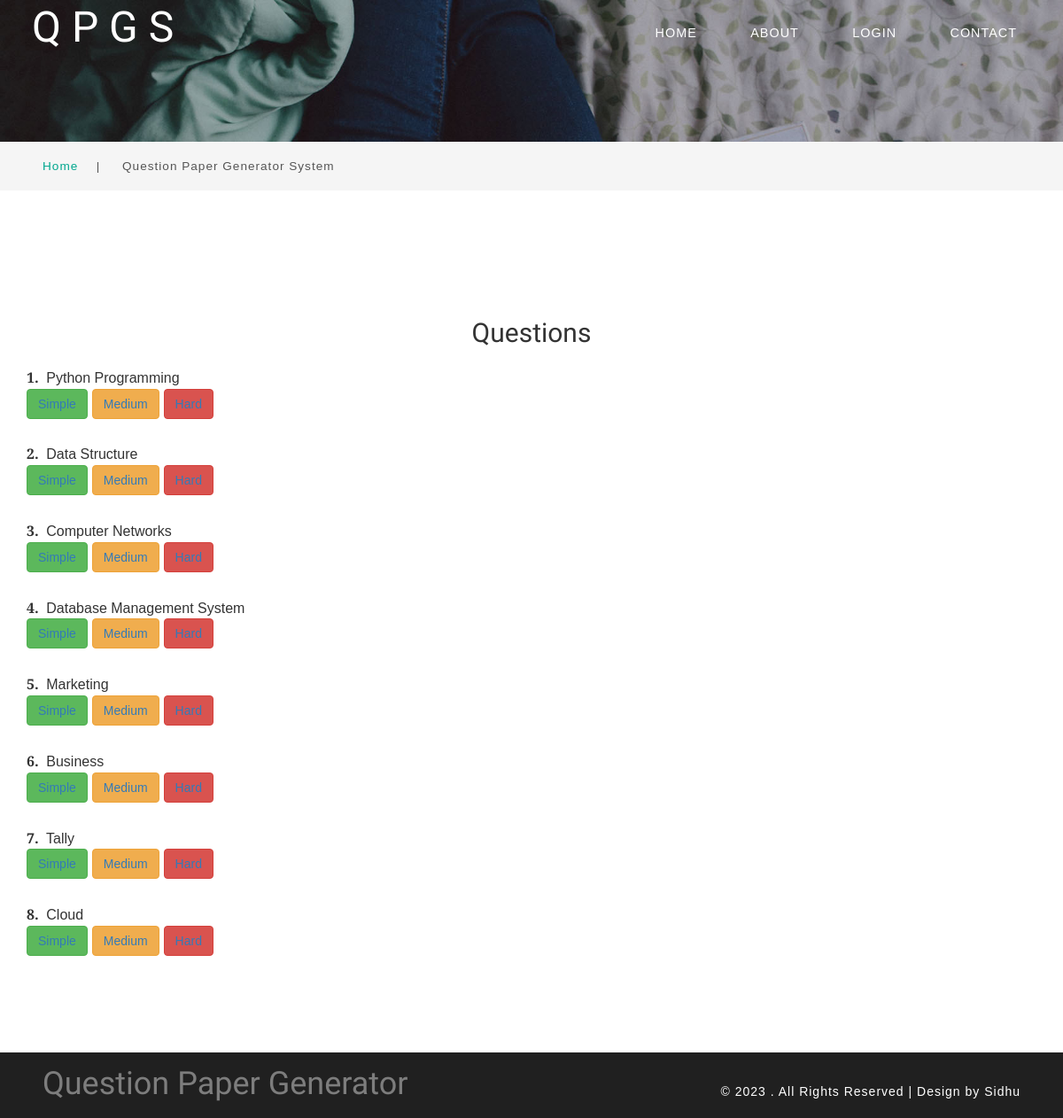
Screenshot of /qngen/ with the database file from the repository.
### master/models.py (models this page shows, shortened)
class Subject(models.Model):
    course_name=models.ForeignKey(Course,on_delete=models.CASCADE)
    semesters = models.PositiveIntegerField(default=1, validators=[MinValueValidator(1), MaxValueValidator(8)])
    subject_name = models.CharField(max_length=60)
    created = models.DateTimeField(auto_now=True)

### master/views.py (the view)
# urls.py: path('qngen/', Qngen.as_view(), name='qngen'),
class Qngen(ListView):
    template_name = 'qngen.html'
    model = Subject
    context_object_name = 'list'

### templates/qngen.html (shortened to what this page needs)
{% extends "base.html" %}
{% load static %}
{% load bootstrap4 %}
{% block content %}
<h2 align="center">Questions</h2><br>
    {% for person in list %}
    <b>{{ forloop.counter }}.&nbsp;</b>
    {{ person.subject_name }}
<p>
    {% if forloop.counter == 1 %}
    <button type="button" class="btn btn-success"><a href="{% url 'generate_pdf' %}">Simple</a></button>
    <button type="button" class="btn btn-warning"><a href="{% url 'generate_pdf2' %}">Medium</a></button>
    <button type="button" class="btn btn-danger"><a href="{% url 'generate_pdf3' %}">Hard</a></button>
    {% endif %}
    {% if forloop.counter == 2%}
    <button type="button" class="btn btn-success"><a href="{% url 'ds' %}">Simple</a></button>
    <button type="button" class="btn btn-warning"><a href="{% url 'ds2' %}">Medium</a></button>
    <button type="button" class="btn btn-danger"><a href="{% url 'ds3' %}">Hard</a></button>
    {% endif %}
    {% if forloop.counter == 3%}
    <button type="button" class="btn btn-success"><a href="{% url 'network' %}">Simple</a></button>
    <button type="button" class="btn btn-warning"><a href="{% url 'network2' %}">Medium</a></button>
    <button type="button" class="btn btn-danger"><a href="{% url 'network3' %}">Hard</a></button>
    {% endif %}
    {% if forloop.counter == 4%}
    <button type="button" class="btn btn-success"><a href="{% url 'sql' %}">Simple</a></button>
    <button type="button" class="btn btn-warning"><a href="{% url 'sql2' %}">Medium</a></button>
    <button type="button" class="btn btn-danger"><a href="{% url 'sql3' %}">Hard</a></button>
    {% endif %}
    {% if forloop.counter == 5%}
    <button type="button" class="btn btn-success"><a href="{% url 'marketing' %}">Simple</a></button>
    <button type="button" class="btn btn-warning"><a href="{% url 'marketing2' %}">Medium</a></button>
    <button type="button" class="btn btn-danger"><a href="{% url 'marketing3' %}">Hard</a></button>
    {% endif %}
    {% if forloop.counter == 6%}
    <button type="button" class="btn btn-success"><a href="{% url 'business' %}">Simple</a></button>
    <button type="button" class="btn btn-warning"><a href="{% url 'business2' %}">Medium</a></button>
    <button type="button" class="btn btn-danger"><a href="{% url 'business3' %}">Hard</a></button>
    {% endif %}
    {% if forloop.counter == 7%}
    <button type="button" class="btn btn-success"><a href="{% url 'tally' %}">Simple</a></button>
    <button type="button" class="btn btn-warning"><a href="{% url 'tally2' %}">Medium</a></button>
    <button type="button" class="btn btn-danger"><a href="{% url 'tally3' %}">Hard</a></button>
    {% endif %}
    {% if forloop.counter == 8%}
    <button type="button" class="btn btn-success"><a href="{% url 'business' %}">Simple</a></button>
    <button type="button" class="btn btn-warning"><a href="{% url 'business2' %}">Medium</a></button>
    <button type="button" class="btn btn-danger"><a href="{% url 'business3' %}">Hard</a></button>
    {% endif %}
    <br><br>
</p>
{% endfor %}
{% endblock %}

### static/css/style.css (style rules this page uses)
html, body { margin: 0; font-size: 100%; font-family: 'Merriweather Sans', sans-serif; background: #fff; }
body a { text-decoration: none; transition: 0.5s all; -webkit-transition: 0.5s all; -moz-transition: 0.5s all; -o-transition: 0.5s all; -ms-transition: 0.5s all; }
h1, h2, h3, h4, h5, h6 { margin: 0; font-weight: 400; font-family: 'Mallanna', sans-serif; }
p { margin: 0; font-size: 0.9em; color: #777777; line-height: 2em; letter-spacing: 1px; }

### rows the page displays
Subject: subject_name "Python Programming", shows "Simple"
Subject: subject_name "Data Structure", shows "Simple"
Subject: subject_name "Computer Networks", shows "Simple"
Subject: subject_name "Database Management System", shows "Simple"
Subject: subject_name "Marketing", shows "Simple"
Subject: subject_name "Business", shows "Simple"
Subject: subject_name "Tally", shows "Simple"
Subject: subject_name "Cloud", shows "Simple"
